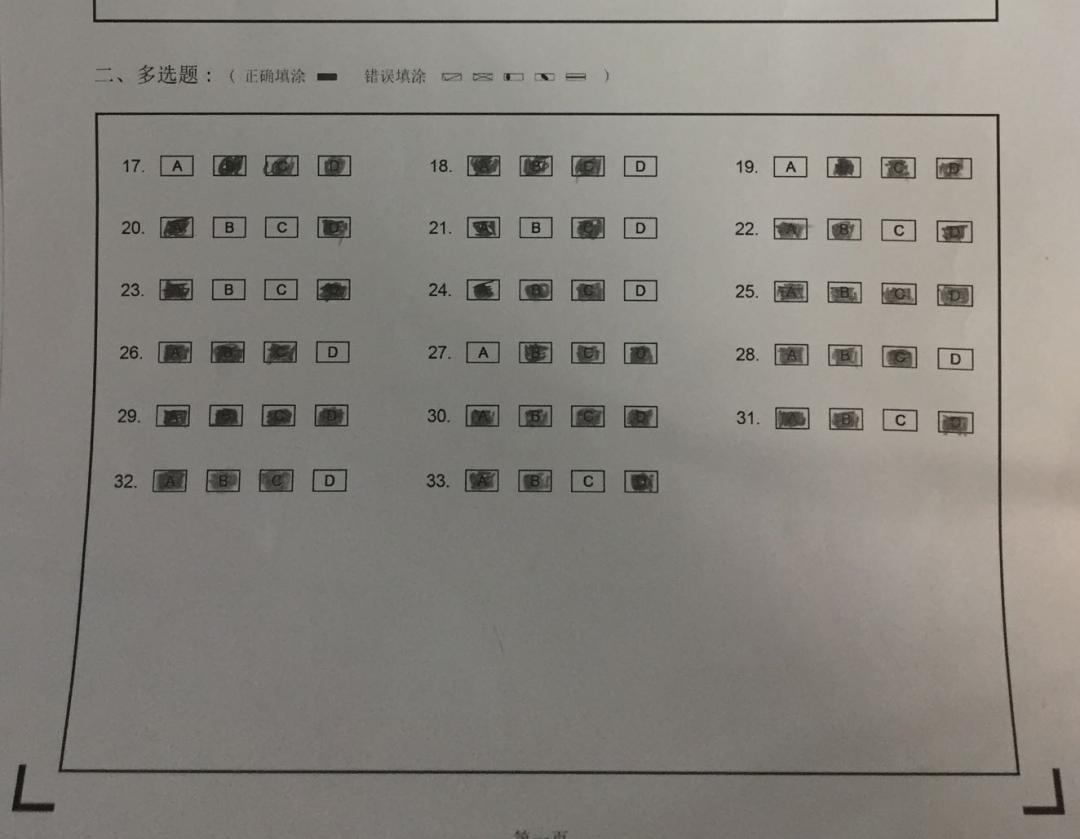
#> input picture answer-sheet-scan/img/0010.jpg, 1080 x 839 px
$ python -i utils.py   (imports and definitions only)   (Python 2 division)   (older library calls are emulated)
#> lines starting #> are read from the running program, lines starting #| are printed output that depends on the picture
#> further down, picture is the input picture: shape (839, 1080, 3); mean B, G, R 126.1, 131.8, 135.5
# coding=utf-8
import math
import numpy as np
import cv2
from imutils import auto_canny, contours
from e import PolyNodeCountError
from score import score
import settings
#from settings import CHOICES, SHEET_AREA_MIN_RATIO, PROCESS_BRIGHT_COLS, PROCESS_BRIGHT_ROWS, BRIGHT_VALUE, \
    #CHOICE_COL_COUNT, CHOICES_PER_QUE, settings.WHITE_RATIO_PER_CHOICE, MAYBE_MULTI_CHOICE_THRESHOLD, CHOICE_CNT_COUNT


# [62 lines left out: functions get_corner_node_list, detect_cnt_again, not called in this run]


def get_init_process_img(roi_img):
    """
    对图片进行初始化处理，包括，梯度化，高斯模糊，二值化，腐蚀，膨胀和边缘检测
    :param roi_img: ndarray
    :return: ndarray
    """
    h = cv2.Sobel(roi_img, cv2.CV_32F, 0, 1, -1)
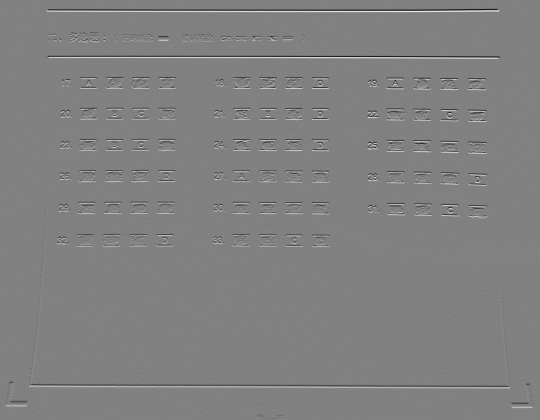
#> h: shape (839, 1080, 3) float32 (shown at 1/2 size); mean B, G, R -0.4, -0.4, -0.4; drawn with min black and max white
    v = cv2.Sobel(roi_img, cv2.CV_32F, 1, 0, -1)
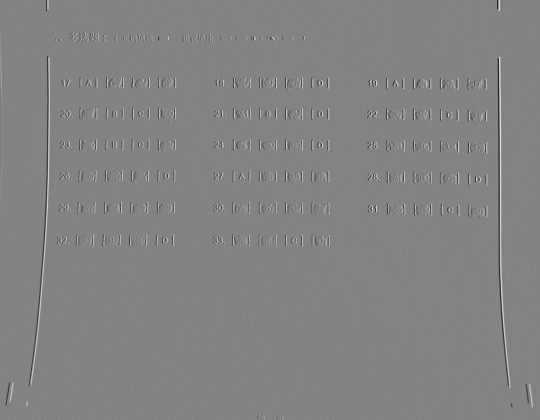
#> v: shape (839, 1080, 3) float32 (shown at 1/2 size); mean B, G, R 0.3, 0.3, 0.4; drawn with min black and max white
    img = cv2.add(h, v)
    img = cv2.convertScaleAbs(img)
    img = cv2.GaussianBlur(img, (5, 5), 0)
    ret, img = cv2.threshold(img, 100, 255, cv2.THRESH_BINARY)
    kernel = np.ones((2, 2), np.uint8)
    img = cv2.erode(img, kernel, iterations=2)
    img = cv2.dilate(img, kernel, iterations=2)
    img = cv2.erode(img, kernel, iterations=2)
    img = cv2.dilate(img, kernel, iterations=2)
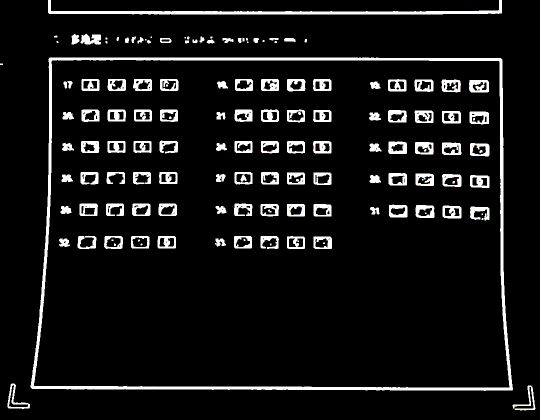
#> img: shape (839, 1080, 3) (shown at 1/2 size); mean B, G, R 20.6, 20.6, 20.6
    img = auto_canny(img)
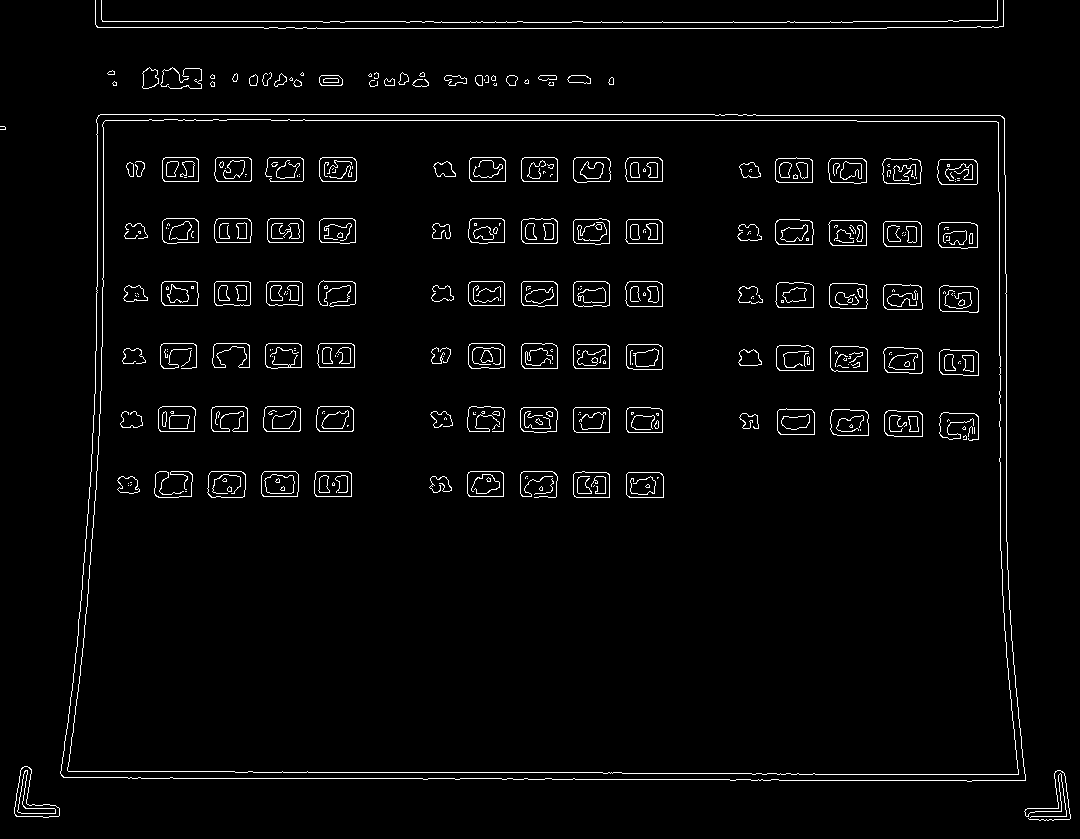
#> img: shape (839, 1080); 2.9% white in thin lines or dots
    return img


# [125 lines left out: functions get_roi_img, get_bright_process_img, get_max_area_cnt, get_ans, not called in this run]


def get_items_per_row():
    items_per_row = settings.CHOICE_COL_COUNT / settings.CHOICES_PER_QUE #(CHOICES_PER_QUE + 1)
    return items_per_row


def get_item_interval():
    interval = settings.CHOICES_PER_QUE #+ 1
    return interval


# [8 lines left out: function delete_rect, not called in this run]


def get_choice_row_count():
    choice_row_count = int(math.ceil(settings.CHOICE_CNT_COUNT * 1.0 / settings.CHOICE_COL_COUNT))
    return choice_row_count
#中位数
# [290 lines left out: functions get_median, get_ave, checkRect, sort_by_row_hs, sort_by_row_hs2, sort_by_col and 10 more, not called in this run]

>>> import cv2
>>> picture = cv2.imread('img/0010.jpg')
>>> result = get_init_process_img(picture)

$ run again, on answer-sheet-scan/img/0011.jpg
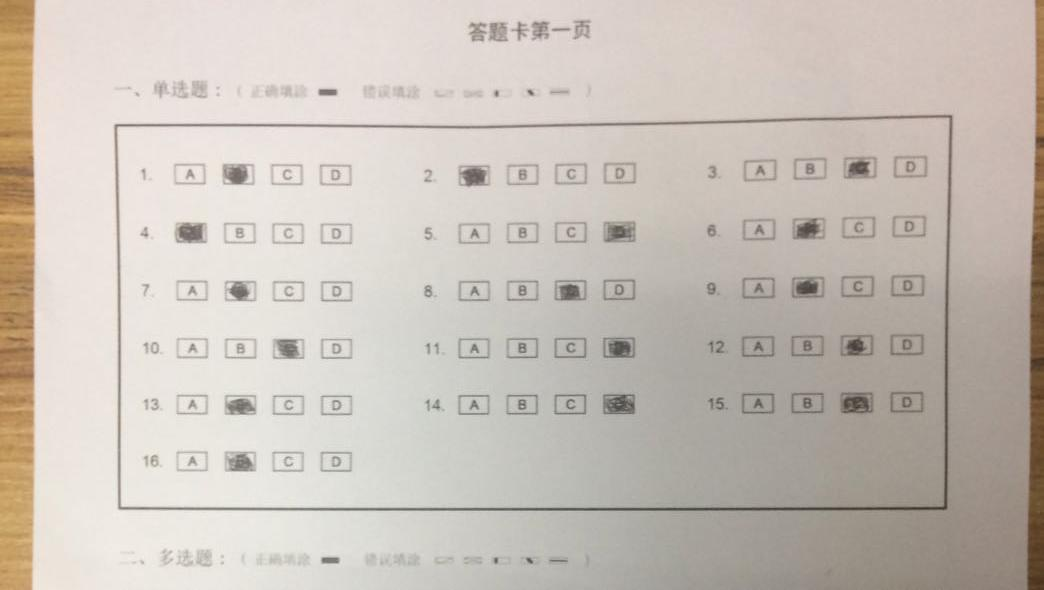
#> input picture answer-sheet-scan/img/0011.jpg, 1044 x 590 px
#> picture is the input picture: shape (590, 1044, 3); mean B, G, R 185, 193.1, 201.4
#> in get_init_process_img, `v = cv2.Sobel(roi_img, cv2.CV_32F, 1, 0, -1)`:
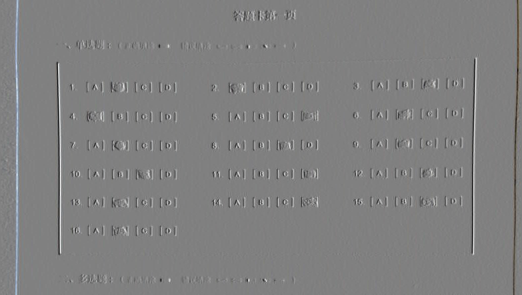
#> v: shape (590, 1044, 3) float32 (shown at 1/2 size); mean B, G, R -0.3, -0.4, -0.5; drawn with min black and max white
#> in get_init_process_img, `img = auto_canny(img)`:
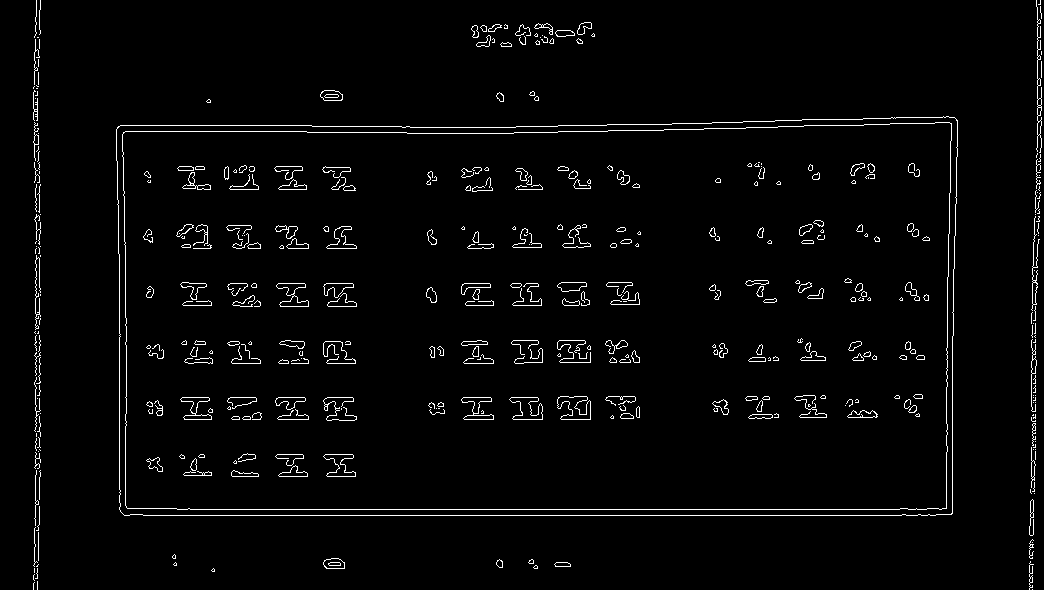
#> img: shape (590, 1044); 2.7% white in thin lines or dots

$ run again, on answer-sheet-scan/img/0013.jpg
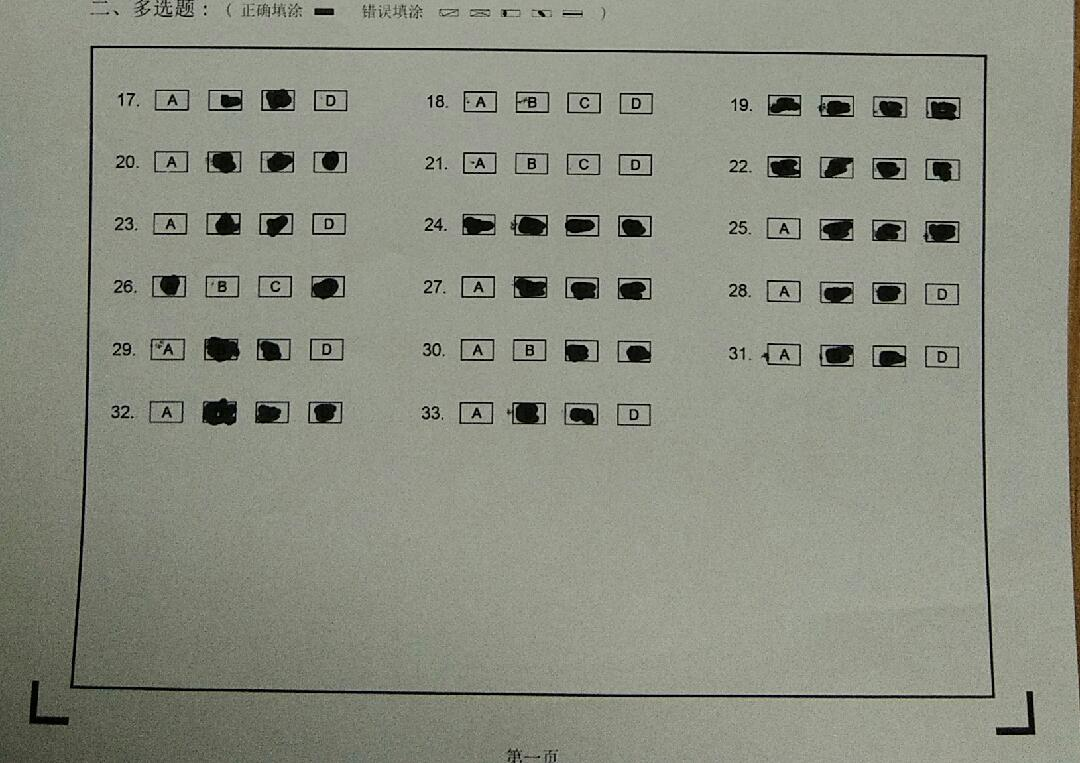
#> input picture answer-sheet-scan/img/0013.jpg, 1080 x 763 px
#> picture is the input picture: shape (763, 1080, 3); mean B, G, R 128.8, 142.2, 139.3
#> in get_init_process_img, `v = cv2.Sobel(roi_img, cv2.CV_32F, 1, 0, -1)`:
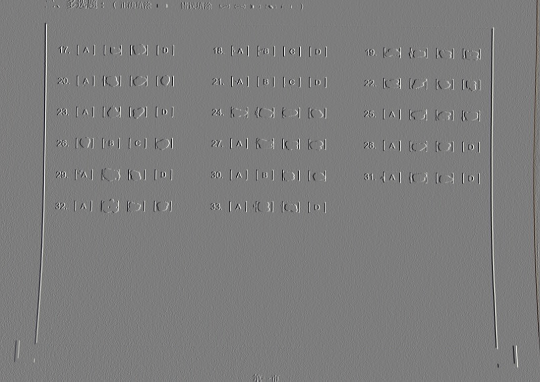
#> v: shape (763, 1080, 3) float32 (shown at 1/2 size); mean B, G, R -0.5, -0.3, -0.1; drawn with min black and max white
#> in get_init_process_img, `img = auto_canny(img)`:
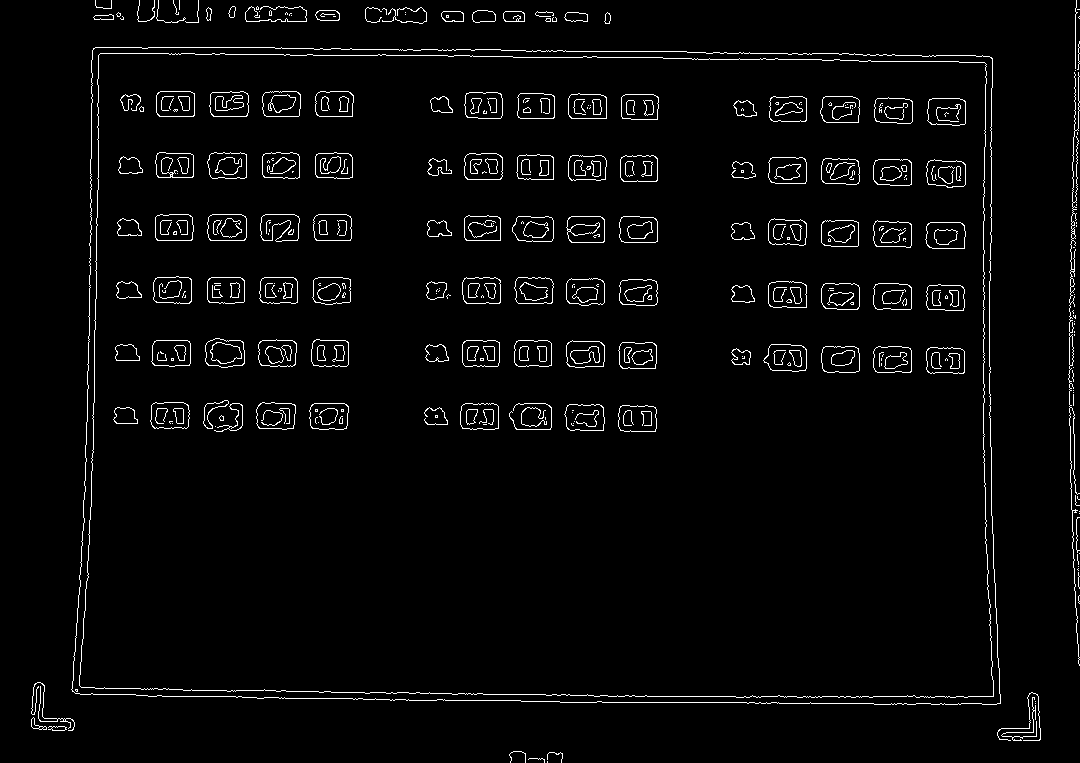
#> img: shape (763, 1080); 3% white in thin lines or dots
